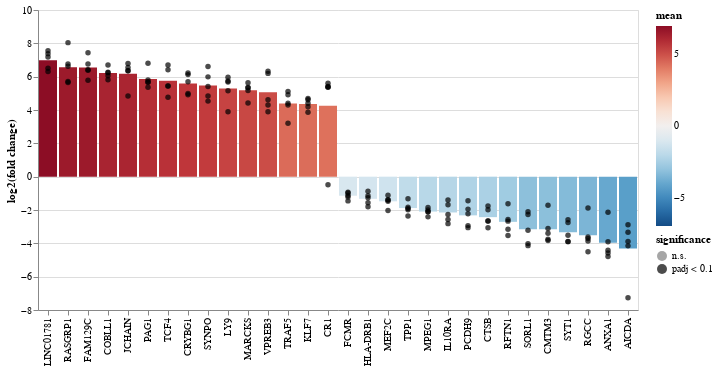

The notebook cell this image was saved under:
### Code cell
ch.display()

### Figure 1 — Vega-Lite specification as saved in the notebook (floating-point values rounded to 4 significant figures; data arrays with more than 128 entries replaced by an {"elided": "..."} marker saying what was removed)
{"config": {"view": {"continuousWidth": 400, "continuousHeight": 300}}, "layer": [{"data": {"name": "data-5f992daec6c1c307c25300c1729a6d3d"}, "mark": "bar", "encoding": {"color": {"field": "mean", "scale": {"domain": [-6.986, 6.986], "reverse": true, "scheme": "redblue"}, "type": "quantitative"}, "x": {"field": "variable", "sort": ["LINC01781", "RASGRP1", "FAM129C", "COBLL1", "JCHAIN", "PAG1", "TCF4", "CRYBG1", "SYNPO", "LY9", "MARCKS", "VPREB3", "TRAF5", "KLF7", "CR1", "FCMR", "HLA-DRB1", "MEF2C", "TPP1", "MPEG1", "IL10RA", "PCDH9", "CTSB", "RFTN1", "SORL1", "CMTM3", "SYT1", "RGCC", "ANXA1", "AICDA"], "type": "nominal"}, "y": {"field": "mean", "type": "quantitative"}}}, {"data": {"name": "data-9a812cbcba27293b7be6eda587280bdf"}, "mark": "circle", "encoding": {"color": {"field": "significance", "scale": {"domain": ["n.s.", "padj < 0.1"], "range": ["grey", "black"]}, "type": "nominal"}, "x": {"axis": {"labelLimit": 500, "title": ""}, "field": "variable", "sort": ["LINC01781", "RASGRP1", "FAM129C", "COBLL1", "JCHAIN", "PAG1", "TCF4", "CRYBG1", "SYNPO", "LY9", "MARCKS", "VPREB3", "TRAF5", "KLF7", "CR1", "FCMR", "HLA-DRB1", "MEF2C", "TPP1", "MPEG1", "IL10RA", "PCDH9", "CTSB", "RFTN1", "SORL1", "CMTM3", "SYT1", "RGCC", "ANXA1", "AICDA"], "type": "nominal"}, "y": {"field": "value", "title": "log2(fold change)", "type": "quantitative"}}}], "$schema": "https://vega.github.io/schema/vega-lite/v4.17.0.json", "datasets": {"data-5f992daec6c1c307c25300c1729a6d3d": [{"variable": "AICDA", "mean": -4.306}, {"variable": "ANXA1", "mean": -3.964}, {"variable": "CMTM3", "mean": -3.161}, {"variable": "COBLL1", "mean": 6.217}, {"variable": "CR1", "mean": 4.254}, {"variable": "CRYBG1", "mean": 5.59}, {"variable": "CTSB", "mean": -2.429}, {"variable": "FAM129C", "mean": 6.557}, {"variable": "FCMR", "mean": -1.144}, {"variable": "HLA-DRB1", "mean": -1.329}, {"variable": "IL10RA", "mean": -2.148}, {"variable": "JCHAIN", "mean": 6.177}, {"variable": "KLF7", "mean": 4.355}, {"variable": "LINC01781", "mean": 6.986}, {"variable": "LY9", "mean": 5.286}, {"variable": "MARCKS", "mean": 5.181}, {"variable": "MEF2C", "mean": -1.479}, {"variable": "MPEG1", "mean": -2.094}, {"variable": "PAG1", "mean": 5.862}, {"variable": "PCDH9", "mean": -2.322}, {"variable": "RASGRP1", "mean": 6.558}, {"variable": "RFTN1", "mean": -2.711}, {"variable": "RGCC", "mean": -3.515}, {"variable": "SORL1", "mean": -3.148}, {"variable": "SYNPO", "mean": 5.476}, {"variable": "SYT1", "mean": -3.332}, {"variable": "TCF4", "mean": 5.753}, {"variable": "TPP1", "mean": -1.882}, {"variable": "TRAF5", "mean": 4.386}, {"variable": "VPREB3", "mean": 5.067}], "data-9a812cbcba27293b7be6eda587280bdf": {"elided": "150 records"}}}
